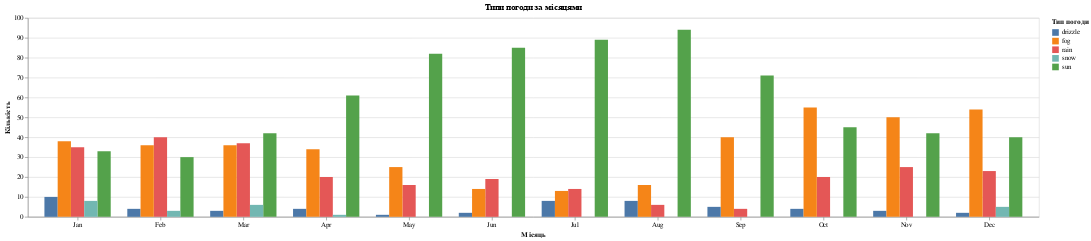

Notebook cell for this chart:
### Code cell
alt.Chart(weather).mark_bar().encode(
    x=alt.X('month(date):N', title='Місяць'),
    y=alt.Y('count():Q', title='Кількість'),
    color=alt.Color('weather:N', title='Тип погоди'),
    xOffset='weather:N'
).properties(title='Типи погоди за місяцями')

### Figure 1 — Vega-Lite specification as saved in the notebook (floating-point values rounded to 4 significant figures; data arrays with more than 128 entries replaced by an {"elided": "..."} marker saying what was removed)
{"config": {"view": {"continuousWidth": 300, "continuousHeight": 300}}, "data": {"name": "data-6881b3c76720a51ecae2e2fb5659aff4"}, "mark": {"type": "bar"}, "encoding": {"color": {"field": "weather", "title": "Тип погоди", "type": "nominal"}, "x": {"field": "date", "timeUnit": "month", "title": "Місяць", "type": "nominal"}, "xOffset": {"field": "weather", "type": "nominal"}, "y": {"aggregate": "count", "title": "Кількість", "type": "quantitative"}}, "title": "Типи погоди за місяцями", "$schema": "https://vega.github.io/schema/vega-lite/v5.20.1.json", "datasets": {"data-6881b3c76720a51ecae2e2fb5659aff4": {"elided": "1461 records"}}}
